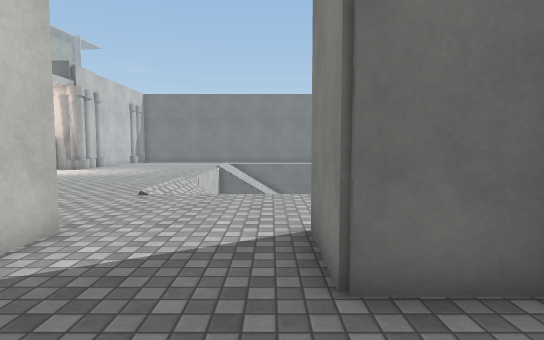
view 1 (above)

20 first-person views from a walk through a Unity game level. The camera is 1.4 m above the floor, tilts 4° down and sees 80° across. The floor is counted in squares, 1 m on a side. Each view is taken from the middle of a square. On the plan, view 1 faces up. The plan holds only what a view shows up to about 15 squares ahead; the rest is blank. The place goes on beyond the plan. The player is left out. Surface patterns are stand-ins for the level's own textures.

view 2
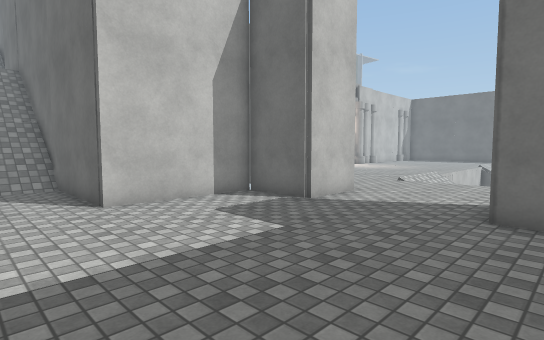

view 3
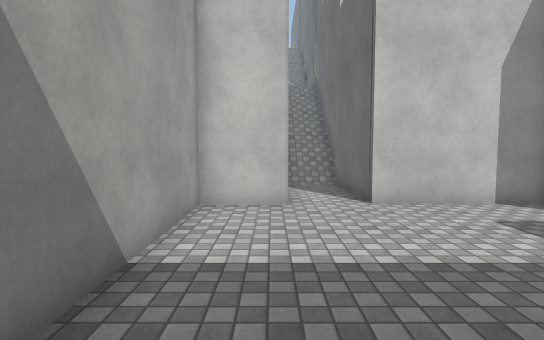

view 4
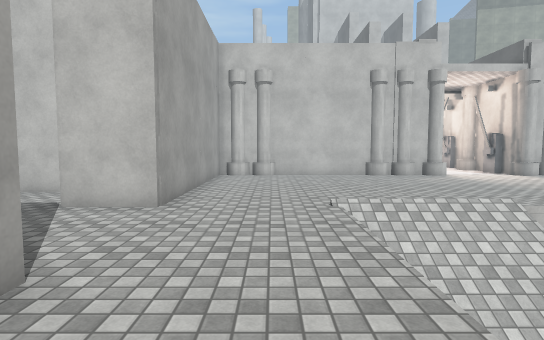

view 5
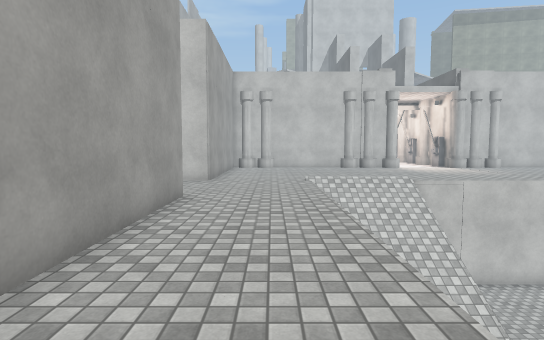

view 6
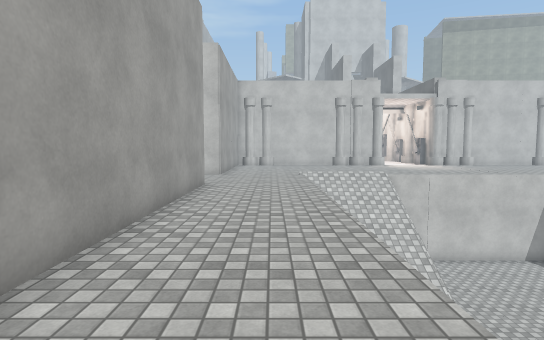

view 7
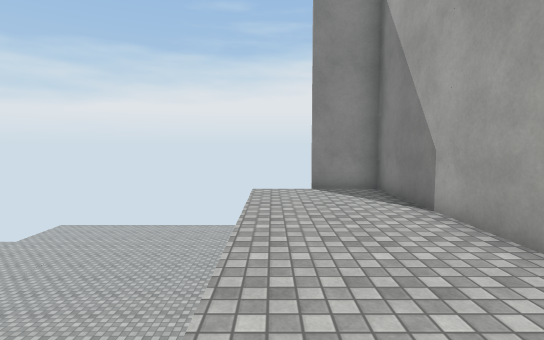

view 8
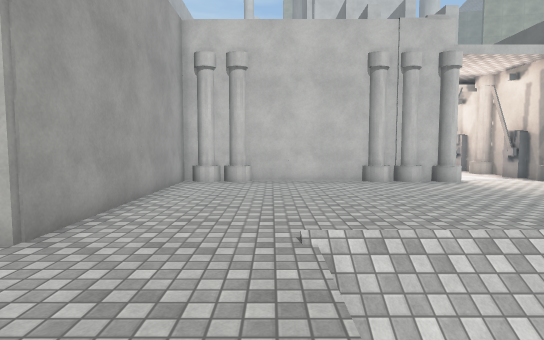

view 9
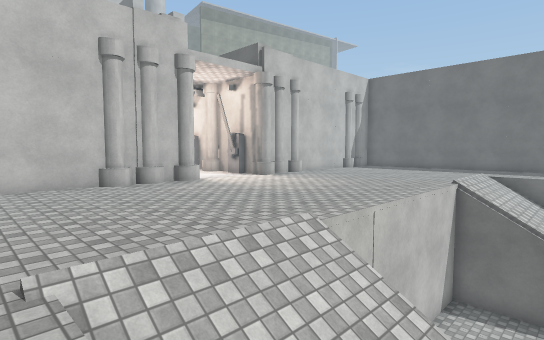

view 10
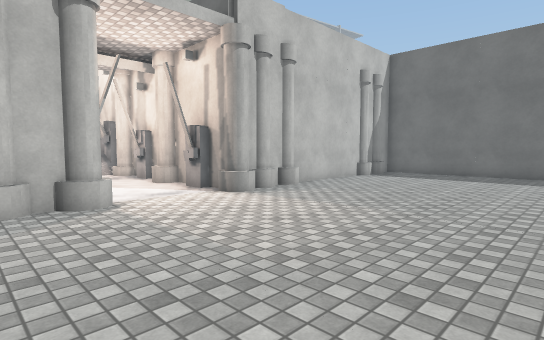

view 11
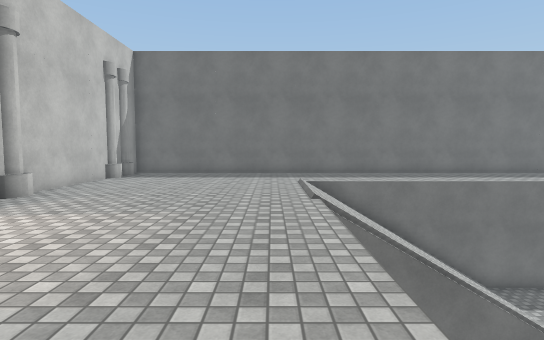

view 12
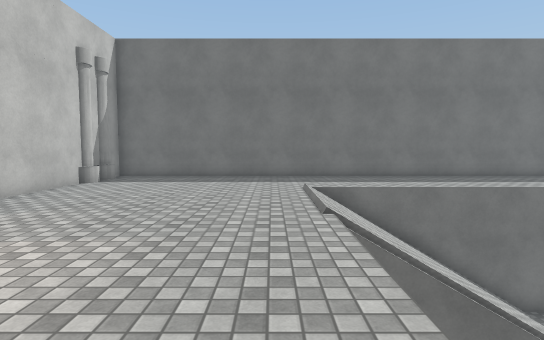

view 13
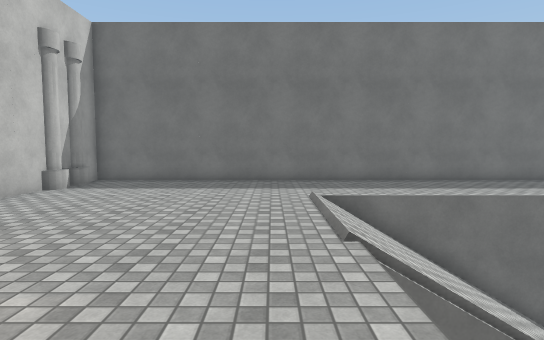

view 14
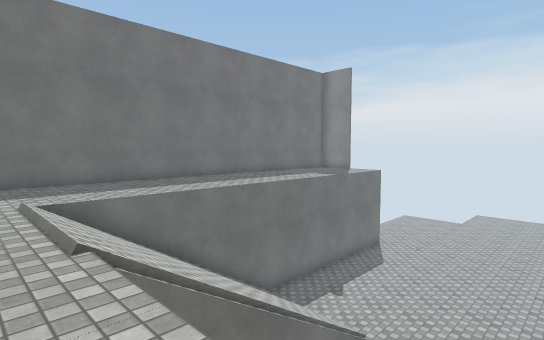

view 15
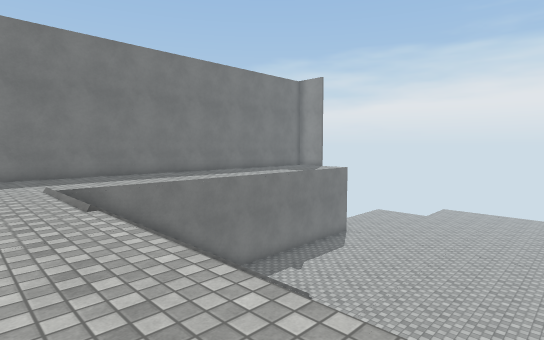

view 16
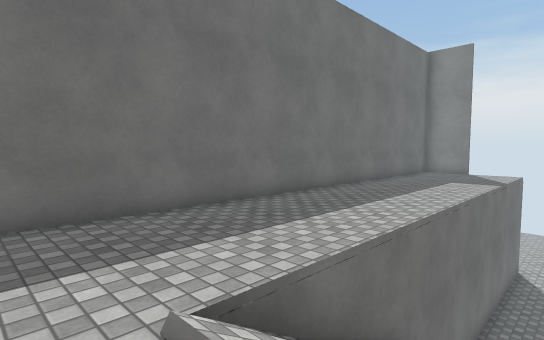

view 17
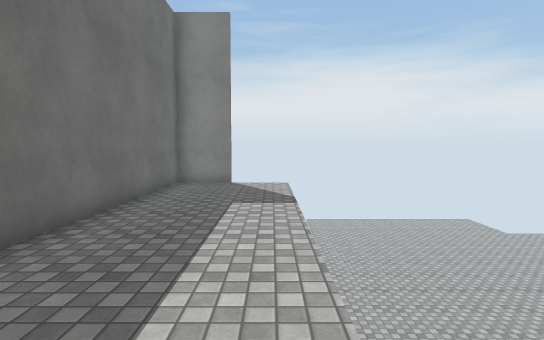

view 18
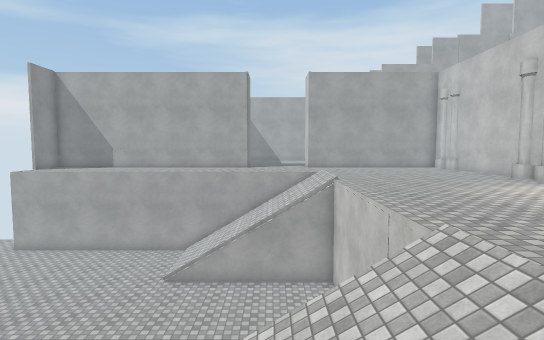

view 19
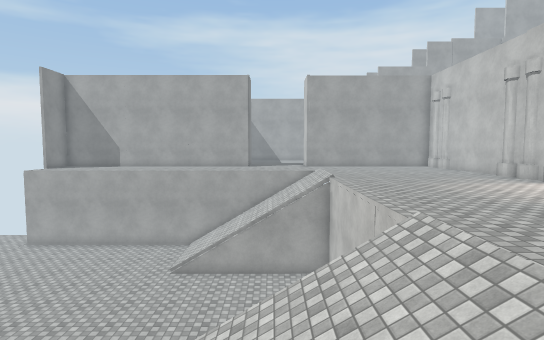

view 20
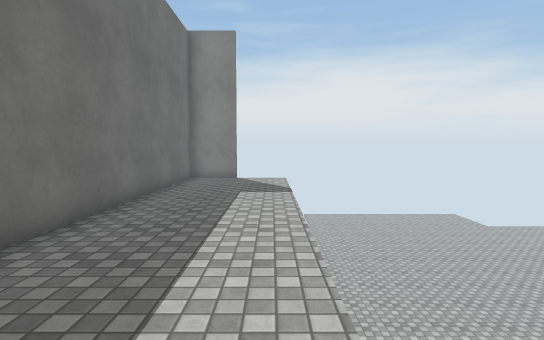

### Floor plan
Key: @ floor where view 1 was taken; # wall or solid block; . main floor; - floor 4.5 m lower than the main floor; / step, stairs or slope; = window, fence, low wall or low ledge; v drop or lower ground; C cylinder; O other object.
Columns run from 14 left of view 1 to 17 right of it. Each row starts with its distance up from view 1.
 32   ###########################
 31  C..........................#
 30  CC.........................#
 29  CC.........................v
 28  #..........................#
 27  #......../////////----------
 26  #......../////////----------
 25  #......../////////------------
 24  C......../////////------------
 23  CC......./////////------------
 22  CC........---    -------------
 21 ##C........---    --------------
 20 O.C........---    --------------
 19 ...........---------------------
 18 ...........---------------------
 17  C.........---------------------
 16   C........---------------------
 15  CC........--------------- -----
 14  C......../#////=//------- -----
 13  CC......./////////------- -----
 12  #......../////            -----
 11  #........////
 10  #......../////////---------
  9  #..........................
  8  CC.........................v
  7  C..........................#
  6  CC.........................#
  5  ##########....##############
  4           #....#
  3         ###....###
  2         #........
  1         #........
  0         #.....@..
 -1 #########........
 -2 ////............
 -3 ////...........
 -4         #...... .
 -5         #......
 -6         #######

Positions as (right, up) in squares from view 1, and headings:
1: (0, 0), facing up
2: (2, -4), facing up-left
3: (2, -4), facing left
4: (4, 8), facing left
5: (10, 8), facing left
6: (13, 8), facing left
7: (3, 9), facing right
8: (1, 9), facing left
9: (0, 9), facing up-left
10: (-4, 14), facing up-left
11: (-5, 14), facing up
12: (-5, 16), facing up
13: (-5, 18), facing up
14: (-5, 18), facing up-right
15: (-6, 15), facing up-right
16: (-5, 25), facing up-right
17: (1, 28), facing right
18: (-1, 28), facing down
19: (-1, 29), facing down
20: (-1, 28), facing right
